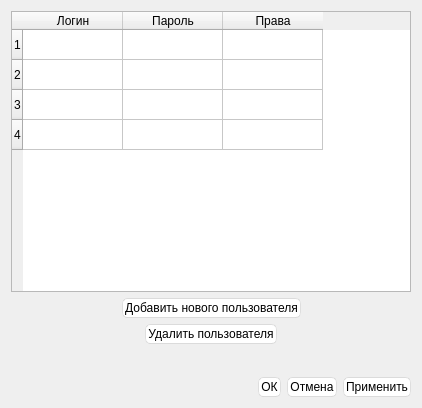
<?xml version="1.0" encoding="UTF-8"?>
<ui version="4.0">
 <class>addNewAcc</class>
 <widget class="QDialog" name="addNewAcc">
  <property name="geometry">
   <rect>
    <x>0</x>
    <y>0</y>
    <width>420</width>
    <height>408</height>
   </rect>
  </property>
  <property name="sizePolicy">
   <sizepolicy hsizetype="Ignored" vsizetype="Preferred">
    <horstretch>0</horstretch>
    <verstretch>0</verstretch>
   </sizepolicy>
  </property>
  <property name="windowTitle">
   <string>Dialog</string>
  </property>
  <property name="styleSheet">
   <string notr="true">/*
Aqua Style Sheet for QT Applications
Author: Jaime A. Quiroga P.
Company: GTRONICK
Last updated: 22/01/2019, 07:55.
Available at: https://github.com/GTRONICK/QSS/blob/master/Aqua.qss
*/
QMainWindow {
	background-color:rgb(250,250,250);
}
QTextEdit {
	border-width: 1px;
	border-style: solid;
	border-color: qlineargradient(spread:pad, x1:0.5, y1:1, x2:0.5, y2:0, stop:0 rgba(0, 113, 255, 255), stop:1 rgba(91, 171, 252, 255));
}
QPlainTextEdit {
	border-width: 1px;
	border-style: solid;
	border-color: qlineargradient(spread:pad, x1:0.5, y1:1, x2:0.5, y2:0, stop:0 rgba(0, 113, 255, 255), stop:1 rgba(91, 171, 252, 255));
}
QToolButton {
	border-style: solid;
	border-top-color: qlineargradient(spread:pad, x1:0.5, y1:1, x2:0.5, y2:0, stop:0 rgb(215, 215, 215), stop:1 rgb(222, 222, 222));
	border-right-color: qlineargradient(spread:pad, x1:0, y1:0.5, x2:1, y2:0.5, stop:0 rgb(217, 217, 217), stop:1 rgb(227, 227, 227));
	border-left-color: qlineargradient(spread:pad, x1:0, y1:0.5, x2:1, y2:0.5, stop:0 rgb(227, 227, 227), stop:1 rgb(217, 217, 217));
	border-bottom-color: qlineargradient(spread:pad, x1:0.5, y1:1, x2:0.5, y2:0, stop:0 rgb(215, 215, 215), stop:1 rgb(222, 222, 222));
	border-width: 1px;
	border-radius: 5px;
	color: rgb(0,0,0);
	padding: 2px;
	background-color: rgb(255,255,255);
}
QToolButton:hover{
	border-style: solid;
	border-top-color: qlineargradient(spread:pad, x1:0.5, y1:1, x2:0.5, y2:0, stop:0 rgb(195, 195, 195), stop:1 rgb(222, 222, 222));
	border-right-color: qlineargradient(spread:pad, x1:0, y1:0.5, x2:1, y2:0.5, stop:0 rgb(197, 197, 197), stop:1 rgb(227, 227, 227));
	border-left-color: qlineargradient(spread:pad, x1:0, y1:0.5, x2:1, y2:0.5, stop:0 rgb(227, 227, 227), stop:1 rgb(197, 197, 197));
	border-bottom-color: qlineargradient(spread:pad, x1:0.5, y1:1, x2:0.5, y2:0, stop:0 rgb(195, 195, 195), stop:1 rgb(222, 222, 222));
	border-width: 1px;
	border-radius: 5px;
	color: rgb(0,0,0);
	padding: 2px;
	background-color: rgb(255,255,255);
}
QToolButton:pressed{
	border-style: solid;
	border-top-color: qlineargradient(spread:pad, x1:0.5, y1:1, x2:0.5, y2:0, stop:0 rgb(215, 215, 215), stop:1 rgb(222, 222, 222));
	border-right-color: qlineargradient(spread:pad, x1:0, y1:0.5, x2:1, y2:0.5, stop:0 rgb(217, 217, 217), stop:1 rgb(227, 227, 227));
	border-left-color: qlineargradient(spread:pad, x1:0, y1:0.5, x2:1, y2:0.5, stop:0 rgb(227, 227, 227), stop:1 rgb(217, 217, 217));
	border-bottom-color: qlineargradient(spread:pad, x1:0.5, y1:1, x2:0.5, y2:0, stop:0 rgb(215, 215, 215), stop:1 rgb(222, 222, 222));
	border-width: 1px;
	border-radius: 5px;
	color:rgb(230, 212, 255);
	padding: 2px;
	background-color: rgb(142,142,142);
}
QPushButton{
	border-style: solid;
	border-top-color: qlineargradient(spread:pad, x1:0.5, y1:1, x2:0.5, y2:0, stop:0 rgb(215, 215, 215), stop:1 rgb(222, 222, 222));
	border-right-color: qlineargradient(spread:pad, x1:0, y1:0.5, x2:1, y2:0.5, stop:0 rgb(217, 217, 217), stop:1 rgb(227, 227, 227));
	border-left-color: qlineargradient(spread:pad, x1:0, y1:0.5, x2:1, y2:0.5, stop:0 rgb(227, 227, 227), stop:1 rgb(217, 217, 217));
	border-bottom-color: qlineargradient(spread:pad, x1:0.5, y1:1, x2:0.5, y2:0, stop:0 rgb(215, 215, 215), stop:1 rgb(222, 222, 222));
	border-width: 1px;
	border-radius: 5px;
	color: rgb(0,0,0);
	padding: 2px;
	background-color: rgb(255,255,255);
}
QPushButton::default{
	border-style: solid;
	border-top-color: qlineargradient(spread:pad, x1:0.5, y1:1, x2:0.5, y2:0, stop:0 rgb(215, 215, 215), stop:1 rgb(222, 222, 222));
	border-right-color: qlineargradient(spread:pad, x1:0, y1:0.5, x2:1, y2:0.5, stop:0 rgb(217, 217, 217), stop:1 rgb(227, 227, 227));
	border-left-color: qlineargradient(spread:pad, x1:0, y1:0.5, x2:1, y2:0.5, stop:0 rgb(227, 227, 227), stop:1 rgb(217, 217, 217));
	border-bottom-color: qlineargradient(spread:pad, x1:0.5, y1:1, x2:0.5, y2:0, stop:0 rgb(215, 215, 215), stop:1 rgb(222, 222, 222));
	border-width: 1px;
	border-radius: 5px;
	color: rgb(0,0,0);
	padding: 2px;
	background-color: rgb(255,255,255);
}
QPushButton:hover{
	border-style: solid;
	border-top-color: qlineargradient(spread:pad, x1:0.5, y1:1, x2:0.5, y2:0, stop:0 rgb(195, 195, 195), stop:1 rgb(222, 222, 222));
	border-right-color: qlineargradient(spread:pad, x1:0, y1:0.5, x2:1, y2:0.5, stop:0 rgb(197, 197, 197), stop:1 rgb(227, 227, 227));
	border-left-color: qlineargradient(spread:pad, x1:0, y1:0.5, x2:1, y2:0.5, stop:0 rgb(227, 227, 227), stop:1 rgb(197, 197, 197));
	border-bottom-color: qlineargradient(spread:pad, x1:0.5, y1:1, x2:0.5, y2:0, stop:0 rgb(195, 195, 195), stop:1 rgb(222, 222, 222));
	border-width: 1px;
	border-radius: 5px;
	color: rgb(0,0,0);
	padding: 2px;
	background-color: rgb(255,255,255);
}
QPushButton:pressed{
	border-style: solid;
	border-top-color: qlineargradient(spread:pad, x1:0.5, y1:1, x2:0.5, y2:0, stop:0 rgb(215, 215, 215), stop:1 rgb(222, 222, 222));
	border-right-color: qlineargradient(spread:pad, x1:0, y1:0.5, x2:1, y2:0.5, stop:0 rgb(217, 217, 217), stop:1 rgb(227, 227, 227));
	border-left-color: qlineargradient(spread:pad, x1:0, y1:0.5, x2:1, y2:0.5, stop:0 rgb(227, 227, 227), stop:1 rgb(217, 217, 217));
	border-bottom-color: qlineargradient(spread:pad, x1:0.5, y1:1, x2:0.5, y2:0, stop:0 rgb(215, 215, 215), stop:1 rgb(222, 222, 222));
	border-width: 1px;
	border-radius: 5px;
	color: rgb(0,0,0);
	padding: 2px;
	background-color: rgb(142,142,142);
}
QPushButton:disabled{
	border-style: solid;
	border-top-color: qlineargradient(spread:pad, x1:0.5, y1:1, x2:0.5, y2:0, stop:0 rgb(215, 215, 215), stop:1 rgb(222, 222, 222));
	border-right-color: qlineargradient(spread:pad, x1:0, y1:0.5, x2:1, y2:0.5, stop:0 rgb(217, 217, 217), stop:1 rgb(227, 227, 227));
	border-left-color: qlineargradient(spread:pad, x1:0, y1:0.5, x2:1, y2:0.5, stop:0 rgb(227, 227, 227), stop:1 rgb(217, 217, 217));
	border-bottom-color: qlineargradient(spread:pad, x1:0.5, y1:1, x2:0.5, y2:0, stop:0 rgb(215, 215, 215), stop:1 rgb(222, 222, 222));
	border-width: 1px;
	border-radius: 5px;
	color: #808086;
	padding: 2px;
	background-color: rgb(142,142,142);
}
QLineEdit {
	border-width: 1px; border-radius: 4px;
	border-style: solid;
	border-color: qlineargradient(spread:pad, x1:0.5, y1:1, x2:0.5, y2:0, stop:0 rgba(0, 113, 255, 255), stop:1 rgba(91, 171, 252, 255));
}
QLabel {
	color: #000000;
}
QLCDNumber {
	color: rgb(0, 113, 255, 255);
}
QProgressBar {
	text-align: center;
	color: rgb(240, 240, 240);
	border-width: 1px; 
	border-radius: 10px;
	border-color: rgb(230, 230, 230);
	border-style: solid;
	background-color:rgb(207,207,207);
}
QProgressBar::chunk {
	background-color: qlineargradient(spread:pad, x1:0.5, y1:1, x2:0.5, y2:0, stop:0 rgba(49, 147, 250, 255), stop:1 rgba(34, 142, 255, 255));
	border-radius: 10px;
}
QMenuBar {
	background-color: qlineargradient(spread:pad, x1:0.5, y1:1, x2:0.5, y2:0, stop:0 rgba(207, 209, 207, 255), stop:1 rgba(230, 229, 230, 255));
}
QMenuBar::item {
	color: #000000;
  	spacing: 3px;
  	padding: 1px 4px;
	background-color: qlineargradient(spread:pad, x1:0.5, y1:1, x2:0.5, y2:0, stop:0 rgba(207, 209, 207, 255), stop:1 rgba(230, 229, 230, 255));
}

QMenuBar::item:selected {
  	background-color: qlineargradient(spread:pad, x1:0.5, y1:1, x2:0.5, y2:0, stop:0 rgba(0, 113, 255, 255), stop:1 rgba(91, 171, 252, 255));
	color: #FFFFFF;
}
QMenu::item:selected {
	border-style: solid;
	border-top-color: transparent;
	border-right-color: transparent;
	border-left-color: qlineargradient(spread:pad, x1:0.5, y1:1, x2:0.5, y2:0, stop:0 rgba(0, 113, 255, 255), stop:1 rgba(91, 171, 252, 255));
	border-bottom-color: transparent;
	border-left-width: 2px;
	color: #000000;
	padding-left:15px;
	padding-top:4px;
	padding-bottom:4px;
	padding-right:7px;
}
QMenu::item {
	border-style: solid;
	border-top-color: transparent;
	border-right-color: transparent;
	border-left-color: transparent;
	border-bottom-color: transparent;
	border-bottom-width: 1px;
	color: #000000;
	padding-left:17px;
	padding-top:4px;
	padding-bottom:4px;
	padding-right:7px;
}
QTabWidget {
	color:rgb(0,0,0);
	background-color:#000000;
}
QTabWidget::pane {
		border-color: rgb(223,223,223);
		background-color:rgb(226,226,226);
		border-style: solid;
		border-width: 2px;
    	border-radius: 6px;
}
QTabBar::tab:first {
	border-style: solid;
	border-left-width:1px;
	border-right-width:0px;
	border-top-width:1px;
	border-bottom-width:1px;
	border-top-color: rgb(209,209,209);
	border-left-color: qlineargradient(spread:pad, x1:0.5, y1:1, x2:0.5, y2:0, stop:0 rgba(209, 209, 209, 209), stop:1 rgba(229, 229, 229, 229));
	border-bottom-color: rgb(229,229,229);
	border-top-left-radius: 4px;
	border-bottom-left-radius: 4px;
	color: #000000;
	padding: 3px;
	margin-left:0px;
	background-color: qlineargradient(spread:pad, x1:0.5, y1:1, x2:0.5, y2:0, stop:0 rgba(247, 247, 247, 255), stop:1 rgba(255, 255, 255, 255));
}
QTabBar::tab:last {
	border-style: solid;
	border-width:1px;
	border-top-color: rgb(209,209,209);
	border-left-color: qlineargradient(spread:pad, x1:0.5, y1:1, x2:0.5, y2:0, stop:0 rgba(209, 209, 209, 209), stop:1 rgba(229, 229, 229, 229));
	border-right-color: qlineargradient(spread:pad, x1:0.5, y1:1, x2:0.5, y2:0, stop:0 rgba(209, 209, 209, 209), stop:1 rgba(229, 229, 229, 229));
	border-bottom-color: rgb(229,229,229);
	border-top-right-radius: 4px;
	border-bottom-right-radius: 4px;
	color: #000000;
	padding: 3px;
	margin-left:0px;
	background-color: qlineargradient(spread:pad, x1:0.5, y1:1, x2:0.5, y2:0, stop:0 rgba(247, 247, 247, 255), stop:1 rgba(255, 255, 255, 255));
}
QTabBar::tab {
	border-style: solid;
	border-top-width:1px;
	border-bottom-width:1px;
	border-left-width:1px;
	border-top-color: rgb(209,209,209);
	border-left-color: qlineargradient(spread:pad, x1:0.5, y1:1, x2:0.5, y2:0, stop:0 rgba(209, 209, 209, 209), stop:1 rgba(229, 229, 229, 229));
	border-bottom-color: rgb(229,229,229);
	color: #000000;
	padding: 3px;
	margin-left:0px;
	background-color: qlineargradient(spread:pad, x1:0.5, y1:1, x2:0.5, y2:0, stop:0 rgba(247, 247, 247, 255), stop:1 rgba(255, 255, 255, 255));
}
QTabBar::tab:selected, QTabBar::tab:last:selected, QTabBar::tab:hover {
  	border-style: solid;
  	border-left-width:1px;
	border-right-color: transparent;
	border-top-color: rgb(209,209,209);
	border-left-color: qlineargradient(spread:pad, x1:0.5, y1:1, x2:0.5, y2:0, stop:0 rgba(209, 209, 209, 209), stop:1 rgba(229, 229, 229, 229));
	border-bottom-color: rgb(229,229,229);
	color: #FFFFFF;
	padding: 3px;
	margin-left:0px;
	background-color: qlineargradient(spread:pad, x1:0.5, y1:1, x2:0.5, y2:0, stop:0 rgba(0, 113, 255, 255), stop:1 rgba(91, 171, 252, 255));
}

QTabBar::tab:selected, QTabBar::tab:first:selected, QTabBar::tab:hover {
  	border-style: solid;
  	border-left-width:1px;
  	border-bottom-width:1px;
  	border-top-width:1px;
	border-right-color: transparent;
	border-top-color: rgb(209,209,209);
	border-left-color: qlineargradient(spread:pad, x1:0.5, y1:1, x2:0.5, y2:0, stop:0 rgba(209, 209, 209, 209), stop:1 rgba(229, 229, 229, 229));
	border-bottom-color: rgb(229,229,229);
	color: #FFFFFF;
	padding: 3px;
	margin-left:0px;
	background-color: qlineargradient(spread:pad, x1:0.5, y1:1, x2:0.5, y2:0, stop:0 rgba(0, 113, 255, 255), stop:1 rgba(91, 171, 252, 255));
}

QCheckBox {
	color: #000000;
	padding: 2px;
}
QCheckBox:disabled {
	color: #808086;
	padding: 2px;
}

QCheckBox:hover {
	border-radius:4px;
	border-style:solid;
	padding-left: 1px;
	padding-right: 1px;
	padding-bottom: 1px;
	padding-top: 1px;
	border-width:1px;
	border-color: transparent;
}
QCheckBox::indicator:checked {

	height: 10px;
	width: 10px;
	border-style:solid;
	border-width: 1px;
	border-color: qlineargradient(spread:pad, x1:0.5, y1:1, x2:0.5, y2:0, stop:0 rgba(0, 113, 255, 255), stop:1 rgba(91, 171, 252, 255));
	color: #000000;
	background-color: qlineargradient(spread:pad, x1:0.5, y1:1, x2:0.5, y2:0, stop:0 rgba(0, 113, 255, 255), stop:1 rgba(91, 171, 252, 255));
}
QCheckBox::indicator:unchecked {

	height: 10px;
	width: 10px;
	border-style:solid;
	border-width: 1px;
	border-color: qlineargradient(spread:pad, x1:0.5, y1:1, x2:0.5, y2:0, stop:0 rgba(0, 113, 255, 255), stop:1 rgba(91, 171, 252, 255));
	color: #000000;
}
QRadioButton {
	color: 000000;
	padding: 1px;
}
QRadioButton::indicator:checked {
	height: 10px;
	width: 10px;
	border-style:solid;
	border-radius:5px;
	border-width: 1px;
	border-color: qlineargradient(spread:pad, x1:0.5, y1:1, x2:0.5, y2:0, stop:0 rgba(0, 113, 255, 255), stop:1 rgba(91, 171, 252, 255));
	color: #a9b7c6;
	background-color: qlineargradient(spread:pad, x1:0.5, y1:1, x2:0.5, y2:0, stop:0 rgba(0, 113, 255, 255), stop:1 rgba(91, 171, 252, 255));
}
QRadioButton::indicator:!checked {
	height: 10px;
	width: 10px;
	border-style:solid;
	border-radius:5px;
	border-width: 1px;
	border-color: qlineargradient(spread:pad, x1:0.5, y1:1, x2:0.5, y2:0, stop:0 rgba(0, 113, 255, 255), stop:1 rgba(91, 171, 252, 255));
	color: #a9b7c6;
	background-color: transparent;
}
QStatusBar {
	color:#027f7f;
}
QSpinBox {
	border-style: solid;
	border-width: 1px;
	border-color: qlineargradient(spread:pad, x1:0.5, y1:1, x2:0.5, y2:0, stop:0 rgba(0, 113, 255, 255), stop:1 rgba(91, 171, 252, 255));
}
QDoubleSpinBox {
	border-style: solid;
	border-width: 1px;
	border-color: qlineargradient(spread:pad, x1:0.5, y1:1, x2:0.5, y2:0, stop:0 rgba(0, 113, 255, 255), stop:1 rgba(91, 171, 252, 255));
}
QTimeEdit {
	border-style: solid;
	border-width: 1px;
	border-color: qlineargradient(spread:pad, x1:0.5, y1:1, x2:0.5, y2:0, stop:0 rgba(0, 113, 255, 255), stop:1 rgba(91, 171, 252, 255));
}
QDateTimeEdit {
	border-style: solid;
	border-width: 1px;
	border-color: qlineargradient(spread:pad, x1:0.5, y1:1, x2:0.5, y2:0, stop:0 rgba(0, 113, 255, 255), stop:1 rgba(91, 171, 252, 255));
}
QDateEdit {
	border-style: solid;
	border-width: 1px;
	border-color: qlineargradient(spread:pad, x1:0.5, y1:1, x2:0.5, y2:0, stop:0 rgba(0, 113, 255, 255), stop:1 rgba(91, 171, 252, 255));
}

QToolBox {
	color: #a9b7c6;
	background-color:#000000;
}
QToolBox::tab {
	color: #a9b7c6;
	background-color:#000000;
}
QToolBox::tab:selected {
	color: #FFFFFF;
	background-color:#000000;
}
QScrollArea {
	color: #FFFFFF;
	background-color:#000000;
}
QSlider::groove:horizontal {
	height: 5px;
	background-color: qlineargradient(spread:pad, x1:0.5, y1:1, x2:0.5, y2:0, stop:0 rgba(49, 147, 250, 255), stop:1 rgba(34, 142, 255, 255));
}
QSlider::groove:vertical {
	width: 5px;
	background-color: qlineargradient(spread:pad, x1:0.5, y1:1, x2:0.5, y2:0, stop:0 rgba(49, 147, 250, 255), stop:1 rgba(34, 142, 255, 255));
}
QSlider::handle:horizontal {
	background: rgb(253,253,253);
	border-style: solid;
	border-width: 1px;
	border-color: rgb(207,207,207);
	width: 12px;
	margin: -5px 0;
	border-radius: 7px;
}
QSlider::handle:vertical {
	background: rgb(253,253,253);
	border-style: solid;
	border-width: 1px;
	border-color: rgb(207,207,207);
	height: 12px;
	margin: 0 -5px;
	border-radius: 7px;
}
QSlider::add-page:horizontal {
    background: rgb(181,181,181);
}
QSlider::add-page:vertical {
    background: rgb(181,181,181);
}
QSlider::sub-page:horizontal {
    background-color: qlineargradient(spread:pad, x1:0.5, y1:1, x2:0.5, y2:0, stop:0 rgba(49, 147, 250, 255), stop:1 rgba(34, 142, 255, 255));
}
QSlider::sub-page:vertical {
    background-color: qlineargradient(spread:pad, y1:0.5, x1:1, y2:0.5, x2:0, stop:0 rgba(49, 147, 250, 255), stop:1 rgba(34, 142, 255, 255));
}
QScrollBar:horizontal {
	max-height: 20px;
	border: 1px transparent grey;
	margin: 0px 20px 0px 20px;
}
QScrollBar:vertical {
	max-width: 20px;
	border: 3px transparent grey;
	margin: 20px 0px 20px 0px;
}
QScrollBar::handle:horizontal {
	background: rgb(253,253,253);
	border-style: solid;
	border-width: 1px;
	border-color: rgb(207,207,207);
	border-radius: 7px;
	min-width: 25px;
}
QScrollBar::handle:horizontal:hover {
	background: rgb(253,253,253);
	border-style: solid;
	border-width: 1px;
	border-color: rgb(147, 200, 200);
	border-radius: 7px;
	min-width: 25px;
}
QScrollBar::handle:vertical {
	background: rgb(253,253,253);
	border-style: solid;
	border-width: 1px;
	border-color: rgb(207,207,207);
	border-radius: 7px;
	min-height: 25px;
}
QScrollBar::handle:vertical:hover {
	background: rgb(253,253,253);
	border-style: solid;
	border-width: 1px;
	border-color: rgb(147, 200, 200);
	border-radius: 7px;
	min-height: 25px;
}
QScrollBar::add-line:horizontal {
   border: 2px transparent grey;
   border-top-right-radius: 7px;
   border-bottom-right-radius: 7px;
   background: rgba(34, 142, 255, 255);
   width: 20px;
   subcontrol-position: right;
   subcontrol-origin: margin;
}
QScrollBar::add-line:horizontal:pressed {
   border: 2px transparent grey;
   border-top-right-radius: 7px;
   border-bottom-right-radius: 7px;
   background: rgb(181,181,181);
   width: 20px;
   subcontrol-position: right;
   subcontrol-origin: margin;
}
QScrollBar::add-line:vertical {
   border: 2px transparent grey;
   border-bottom-left-radius: 7px;
   border-bottom-right-radius: 7px;
   background: rgba(34, 142, 255, 255);
   height: 20px;
   subcontrol-position: bottom;
   subcontrol-origin: margin;
}
QScrollBar::add-line:vertical:pressed {
   border: 2px transparent grey;
   border-bottom-left-radius: 7px;
   border-bottom-right-radius: 7px;
   background: rgb(181,181,181);
   height: 20px;
   subcontrol-position: bottom;
   subcontrol-origin: margin;
}
QScrollBar::sub-line:horizontal {
   border: 2px transparent grey;
   border-top-left-radius: 7px;
   border-bottom-left-radius: 7px;
   background: rgba(34, 142, 255, 255);
   width: 20px;
   subcontrol-position: left;
   subcontrol-origin: margin;
}
QScrollBar::sub-line:horizontal:pressed {
   border: 2px transparent grey;
   border-top-left-radius: 7px;
   border-bottom-left-radius: 7px;
   background: rgb(181,181,181);
   width: 20px;
   subcontrol-position: left;
   subcontrol-origin: margin;
}
QScrollBar::sub-line:vertical {
   border: 2px transparent grey;
   border-top-left-radius: 7px;
   border-top-right-radius: 7px;
   background: rgba(34, 142, 255, 255);
   height: 20px;
   subcontrol-position: top;
   subcontrol-origin: margin;
}
QScrollBar::sub-line:vertical:pressed {
   border: 2px transparent grey;
   border-top-left-radius: 7px;
   border-top-right-radius: 7px;
   background: rgb(181,181,181);
   height: 20px;
   subcontrol-position: top;
   subcontrol-origin: margin;
}
QScrollBar::left-arrow:horizontal {
   border: 1px transparent grey;
   border-top-left-radius: 3px;
   border-bottom-left-radius: 3px;
   width: 6px;
   height: 6px;
   background: white;
}
QScrollBar::right-arrow:horizontal {
   border: 1px transparent grey;
   border-top-right-radius: 3px;
   border-bottom-right-radius: 3px;
   width: 6px;
   height: 6px;
   background: white;
}
QScrollBar::up-arrow:vertical {
   border: 1px transparent grey;
   border-top-left-radius: 3px;
   border-top-right-radius: 3px;
   width: 6px;
   height: 6px;
   background: white;
}
QScrollBar::down-arrow:vertical {
   border: 1px transparent grey;
   border-bottom-left-radius: 3px;
   border-bottom-right-radius: 3px;
   width: 6px;
   height: 6px;
   background: white;
}
QScrollBar::add-page:horizontal, QScrollBar::sub-page:horizontal {
   background: none;
}
QScrollBar::add-page:vertical, QScrollBar::sub-page:vertical {
   background: none;
}




QtableWidget{
	selection-background-color: qlineargradient(x1: 0, y1: 0, x2: 0.5, y2: 0.5,
                                stop: 0 #FF92BB, stop: 1 white);
}

QtableWidget QTableCornerButton::section {
    background: red;
    border: 2px outset red;
}

QtableWidget::indicator:unchecked {
    background-color: #d7d6d5
}</string>
  </property>
  <layout class="QGridLayout" name="gridLayout">
   <item row="0" column="0" colspan="2">
    <widget class="QTableWidget" name="tableWidget">
     <property name="enabled">
      <bool>true</bool>
     </property>
     <property name="sizePolicy">
      <sizepolicy hsizetype="Expanding" vsizetype="Expanding">
       <horstretch>0</horstretch>
       <verstretch>0</verstretch>
      </sizepolicy>
     </property>
     <property name="minimumSize">
      <size>
       <width>400</width>
       <height>0</height>
      </size>
     </property>
     <property name="sortingEnabled">
      <bool>true</bool>
     </property>
     <property name="wordWrap">
      <bool>false</bool>
     </property>
     <attribute name="horizontalHeaderVisible">
      <bool>true</bool>
     </attribute>
     <attribute name="horizontalHeaderShowSortIndicator" stdset="0">
      <bool>true</bool>
     </attribute>
     <attribute name="verticalHeaderVisible">
      <bool>true</bool>
     </attribute>
     <attribute name="verticalHeaderCascadingSectionResizes">
      <bool>false</bool>
     </attribute>
     <row>
      <property name="text">
       <string>1</string>
      </property>
     </row>
     <row>
      <property name="text">
       <string>2</string>
      </property>
     </row>
     <row>
      <property name="text">
       <string>3</string>
      </property>
     </row>
     <row>
      <property name="text">
       <string>4</string>
      </property>
     </row>
     <column>
      <property name="text">
       <string>Логин</string>
      </property>
     </column>
     <column>
      <property name="text">
       <string>Пароль</string>
      </property>
     </column>
     <column>
      <property name="text">
       <string>Права</string>
      </property>
     </column>
    </widget>
   </item>
   <item row="1" column="0" colspan="2">
    <layout class="QHBoxLayout" name="horizontalLayout_2">
     <item>
      <spacer name="horizontalSpacer_2">
       <property name="orientation">
        <enum>Qt::Horizontal</enum>
       </property>
       <property name="sizeHint" stdset="0">
        <size>
         <width>40</width>
         <height>20</height>
        </size>
       </property>
      </spacer>
     </item>
     <item>
      <widget class="QPushButton" name="btnAddNewUser">
       <property name="styleSheet">
        <string notr="true">font: 10pt &quot;MS Shell Dlg 2&quot;;
</string>
       </property>
       <property name="text">
        <string>Добавить нового пользователя</string>
       </property>
      </widget>
     </item>
     <item>
      <spacer name="horizontalSpacer_6">
       <property name="orientation">
        <enum>Qt::Horizontal</enum>
       </property>
       <property name="sizeHint" stdset="0">
        <size>
         <width>48</width>
         <height>20</height>
        </size>
       </property>
      </spacer>
     </item>
    </layout>
   </item>
   <item row="2" column="0" colspan="2">
    <layout class="QHBoxLayout" name="horizontalLayout_3">
     <item>
      <spacer name="horizontalSpacer_4">
       <property name="orientation">
        <enum>Qt::Horizontal</enum>
       </property>
       <property name="sizeHint" stdset="0">
        <size>
         <width>40</width>
         <height>20</height>
        </size>
       </property>
      </spacer>
     </item>
     <item>
      <widget class="QPushButton" name="pushButton">
       <property name="styleSheet">
        <string notr="true">font: 10pt &quot;MS Shell Dlg 2&quot;;</string>
       </property>
       <property name="text">
        <string>Удалить пользователя</string>
       </property>
      </widget>
     </item>
     <item>
      <spacer name="horizontalSpacer_5">
       <property name="orientation">
        <enum>Qt::Horizontal</enum>
       </property>
       <property name="sizeHint" stdset="0">
        <size>
         <width>92</width>
         <height>20</height>
        </size>
       </property>
      </spacer>
     </item>
    </layout>
   </item>
   <item row="3" column="0">
    <spacer name="verticalSpacer">
     <property name="orientation">
      <enum>Qt::Vertical</enum>
     </property>
     <property name="sizeType">
      <enum>QSizePolicy::Fixed</enum>
     </property>
     <property name="sizeHint" stdset="0">
      <size>
       <width>20</width>
       <height>27</height>
      </size>
     </property>
    </spacer>
   </item>
   <item row="4" column="0">
    <spacer name="horizontalSpacer_7">
     <property name="orientation">
      <enum>Qt::Horizontal</enum>
     </property>
     <property name="sizeHint" stdset="0">
      <size>
       <width>223</width>
       <height>20</height>
      </size>
     </property>
    </spacer>
   </item>
   <item row="4" column="1">
    <layout class="QHBoxLayout" name="horizontalLayout">
     <item>
      <spacer name="horizontalSpacer">
       <property name="orientation">
        <enum>Qt::Horizontal</enum>
       </property>
       <property name="sizeHint" stdset="0">
        <size>
         <width>40</width>
         <height>20</height>
        </size>
       </property>
      </spacer>
     </item>
     <item>
      <widget class="QPushButton" name="btnOk">
       <property name="styleSheet">
        <string notr="true">font: 10pt &quot;MS Shell Dlg 2&quot;;</string>
       </property>
       <property name="text">
        <string>ОК</string>
       </property>
      </widget>
     </item>
     <item>
      <widget class="QPushButton" name="btnCancel">
       <property name="styleSheet">
        <string notr="true">font: 10pt &quot;MS Shell Dlg 2&quot;;</string>
       </property>
       <property name="text">
        <string>Отмена</string>
       </property>
      </widget>
     </item>
     <item>
      <widget class="QPushButton" name="btnApply">
       <property name="styleSheet">
        <string notr="true">font: 10pt &quot;MS Shell Dlg 2&quot;;</string>
       </property>
       <property name="text">
        <string>Применить</string>
       </property>
      </widget>
     </item>
    </layout>
   </item>
  </layout>
 </widget>
 <resources/>
 <connections/>
</ui>
